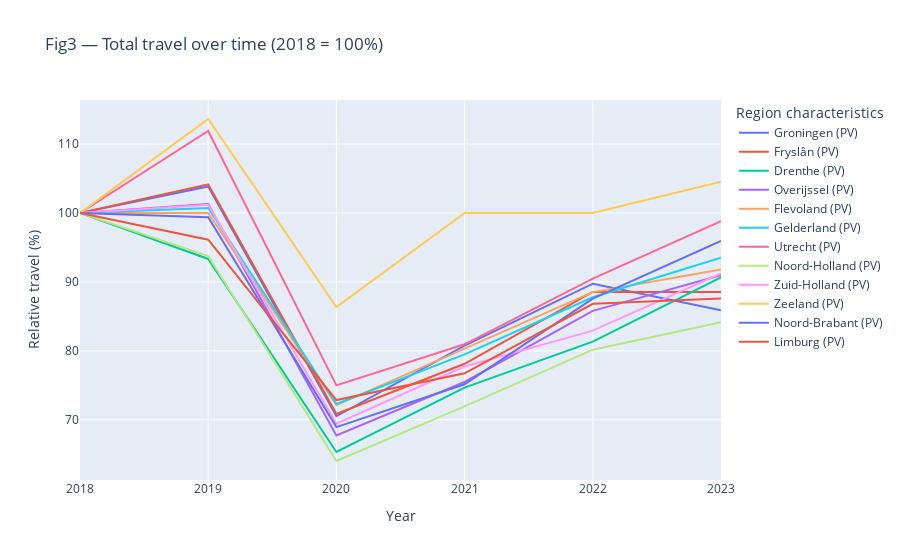

The notebook cell this image was saved under:
### Markdown cell above
### Graph: Are there significant differences in the degree of recovery between provinces in the Netherlands?

### Code cell
regions = ['Fryslân (PV)', 'Groningen (PV)', 'Drenthe (PV)', 'Overijssel (PV)',
           'Flevoland (PV)', 'Gelderland (PV)', 'Utrecht (PV)', 'Noord-Holland (PV)',
           'Zuid-Holland (PV)', 'Zeeland (PV)', 'Noord-Brabant (PV)', 'Limburg (PV)']

data_selected = (
    df_pres.loc[lambda d: (d['Modes of travel'] == 'Total') & (d['Region characteristics'].isin(regions))]
           .assign(Periods=lambda d: pd.to_numeric(d['Periods'], errors='coerce'))
           .copy()
)

baseline = data_selected.loc[data_selected['Periods'] == 2018].set_index('Region characteristics')['Total travel']
data_selected['Relative travel (%)'] = data_selected['Total travel'] / data_selected['Region characteristics'].map(baseline) * 100

fig3 = px.line(
    data_selected,
    x='Periods', y='Relative travel (%)', color='Region characteristics',
    title='Fig3 — Total travel over time (2018 = 100%)'
)
fig3.update_layout(xaxis_title='Year', yaxis_title='Relative travel (%)')
fig3.show()

### Figure 1 — Plotly figure (JSON) as saved in the notebook; plotly's stock layout.template omitted (floating-point values rounded to 4 significant figures)
{"data": [{"hovertemplate": "Region characteristics=Groningen (PV)<br>Periods=%{x}<br>Relative travel (%)=%{y}<extra></extra>", "legendgroup": "Groningen (PV)", "line": {"color": "#636efa", "dash": "solid"}, "marker": {"symbol": "circle"}, "mode": "lines", "name": "Groningen (PV)", "orientation": "v", "showlegend": true, "type": "scatter", "x": [2018, 2019, 2020, 2021, 2022, 2023], "xaxis": "x", "y": [100, 103.8, 70.51, 80.77, 89.74, 85.9], "yaxis": "y"}, {"hovertemplate": "Region characteristics=Fryslân (PV)<br>Periods=%{x}<br>Relative travel (%)=%{y}<extra></extra>", "legendgroup": "Fryslân (PV)", "line": {"color": "#EF553B", "dash": "solid"}, "marker": {"symbol": "circle"}, "mode": "lines", "name": "Fryslân (PV)", "orientation": "v", "showlegend": true, "type": "scatter", "x": [2018, 2019, 2020, 2021, 2022, 2023], "xaxis": "x", "y": [100, 104.2, 70.83, 78.12, 88.54, 88.54], "yaxis": "y"}, {"hovertemplate": "Region characteristics=Drenthe (PV)<br>Periods=%{x}<br>Relative travel (%)=%{y}<extra></extra>", "legendgroup": "Drenthe (PV)", "line": {"color": "#00cc96", "dash": "solid"}, "marker": {"symbol": "circle"}, "mode": "lines", "name": "Drenthe (PV)", "orientation": "v", "showlegend": true, "type": "scatter", "x": [2018, 2019, 2020, 2021, 2022, 2023], "xaxis": "x", "y": [100, 93.33, 65.33, 74.67, 81.33, 90.67], "yaxis": "y"}, {"hovertemplate": "Region characteristics=Overijssel (PV)<br>Periods=%{x}<br>Relative travel (%)=%{y}<extra></extra>", "legendgroup": "Overijssel (PV)", "line": {"color": "#ab63fa", "dash": "solid"}, "marker": {"symbol": "circle"}, "mode": "lines", "name": "Overijssel (PV)", "orientation": "v", "showlegend": true, "type": "scatter", "x": [2018, 2019, 2020, 2021, 2022, 2023], "xaxis": "x", "y": [100, 101.3, 67.74, 75.48, 85.81, 90.97], "yaxis": "y"}, {"hovertemplate": "Region characteristics=Flevoland (PV)<br>Periods=%{x}<br>Relative travel (%)=%{y}<extra></extra>", "legendgroup": "Flevoland (PV)", "line": {"color": "#FFA15A", "dash": "solid"}, "marker": {"symbol": "circle"}, "mode": "lines", "name": "Flevoland (PV)", "orientation": "v", "showlegend": true, "type": "scatter", "x": [2018, 2019, 2020, 2021, 2022, 2023], "xaxis": "x", "y": [100, 100, 72.13, 80.33, 88.52, 91.8], "yaxis": "y"}, {"hovertemplate": "Region characteristics=Gelderland (PV)<br>Periods=%{x}<br>Relative travel (%)=%{y}<extra></extra>", "legendgroup": "Gelderland (PV)", "line": {"color": "#19d3f3", "dash": "solid"}, "marker": {"symbol": "circle"}, "mode": "lines", "name": "Gelderland (PV)", "orientation": "v", "showlegend": true, "type": "scatter", "x": [2018, 2019, 2020, 2021, 2022, 2023], "xaxis": "x", "y": [100, 100.7, 72.3, 79.5, 87.77, 93.53], "yaxis": "y"}, {"hovertemplate": "Region characteristics=Utrecht (PV)<br>Periods=%{x}<br>Relative travel (%)=%{y}<extra></extra>", "legendgroup": "Utrecht (PV)", "line": {"color": "#FF6692", "dash": "solid"}, "marker": {"symbol": "circle"}, "mode": "lines", "name": "Utrecht (PV)", "orientation": "v", "showlegend": true, "type": "scatter", "x": [2018, 2019, 2020, 2021, 2022, 2023], "xaxis": "x", "y": [100, 111.9, 75, 80.95, 90.48, 98.81], "yaxis": "y"}, {"hovertemplate": "Region characteristics=Noord-Holland (PV)<br>Periods=%{x}<br>Relative travel (%)=%{y}<extra></extra>", "legendgroup": "Noord-Holland (PV)", "line": {"color": "#B6E880", "dash": "solid"}, "marker": {"symbol": "circle"}, "mode": "lines", "name": "Noord-Holland (PV)", "orientation": "v", "showlegend": true, "type": "scatter", "x": [2018, 2019, 2020, 2021, 2022, 2023], "xaxis": "x", "y": [100, 93.77, 64.02, 71.95, 80.17, 84.14], "yaxis": "y"}, {"hovertemplate": "Region characteristics=Zuid-Holland (PV)<br>Periods=%{x}<br>Relative travel (%)=%{y}<extra></extra>", "legendgroup": "Zuid-Holland (PV)", "line": {"color": "#FF97FF", "dash": "solid"}, "marker": {"symbol": "circle"}, "mode": "lines", "name": "Zuid-Holland (PV)", "orientation": "v", "showlegend": true, "type": "scatter", "x": [2018, 2019, 2020, 2021, 2022, 2023], "xaxis": "x", "y": [100, 101.2, 69.43, 77.73, 82.94, 91.23], "yaxis": "y"}, {"hovertemplate": "Region characteristics=Zeeland (PV)<br>Periods=%{x}<br>Relative travel (%)=%{y}<extra></extra>", "legendgroup": "Zeeland (PV)", "line": {"color": "#FECB52", "dash": "solid"}, "marker": {"symbol": "circle"}, "mode": "lines", "name": "Zeeland (PV)", "orientation": "v", "showlegend": true, "type": "scatter", "x": [2018, 2019, 2020, 2021, 2022, 2023], "xaxis": "x", "y": [100, 113.6, 86.36, 100, 100, 104.5], "yaxis": "y"}, {"hovertemplate": "Region characteristics=Noord-Brabant (PV)<br>Periods=%{x}<br>Relative travel (%)=%{y}<extra></extra>", "legendgroup": "Noord-Brabant (PV)", "line": {"color": "#636efa", "dash": "solid"}, "marker": {"symbol": "circle"}, "mode": "lines", "name": "Noord-Brabant (PV)", "orientation": "v", "showlegend": true, "type": "scatter", "x": [2018, 2019, 2020, 2021, 2022, 2023], "xaxis": "x", "y": [100, 99.38, 68.94, 75.16, 87.58, 95.96], "yaxis": "y"}, {"hovertemplate": "Region characteristics=Limburg (PV)<br>Periods=%{x}<br>Relative travel (%)=%{y}<extra></extra>", "legendgroup": "Limburg (PV)", "line": {"color": "#EF553B", "dash": "solid"}, "marker": {"symbol": "circle"}, "mode": "lines", "name": "Limburg (PV)", "orientation": "v", "showlegend": true, "type": "scatter", "x": [2018, 2019, 2020, 2021, 2022, 2023], "xaxis": "x", "y": [100, 96.12, 72.87, 76.74, 86.82, 87.6], "yaxis": "y"}], "layout": {"legend": {"title": {"text": "Region characteristics"}, "tracegroupgap": 0}, "title": {"text": "Fig3 — Total travel over time (2018 = 100%)"}, "xaxis": {"anchor": "y", "domain": [0, 1], "title": {"text": "Year"}}, "yaxis": {"anchor": "x", "domain": [0, 1], "title": {"text": "Relative travel (%)"}}}}
